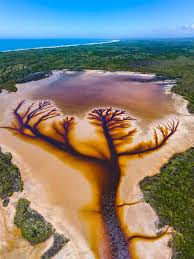
#> input picture numpy/img.jpg, 194 x 259 px
$ jupyter execute Untitled1.ipynb
#> lines starting #> are read from the running program, lines starting #| are printed output that depends on the picture
### Create a Numpy Array containing numbers from 1 to 64  ##
#### Plot the array as a line plot using matplotlib
#### Change the created array dimensions to 8 x 8
#### What happens if you:
- Change the 8x8 matrix shape to (2, 4)?
-  Change the 8x8 matrix shape to (4, 2)?
- Change the 8x8 matrix shape to (3, 3)?
- Change the 8x8 matrix shape to (2, 2, 2)?
- Change the 8x8 matrix shape to (2, -1, 2)?

[cell 1]
import numpy as np
import matplotlib.pyplot as plt
# %matplotlib inline

[cell 2]
## Create a Numpy Array containing numbers from 1 to 64

list1 = np.array(range(1,65))
print(list1)

[cell 3]
## Plot the array as a line plot using matplotlib

plt.plot(list1)
plt.show()
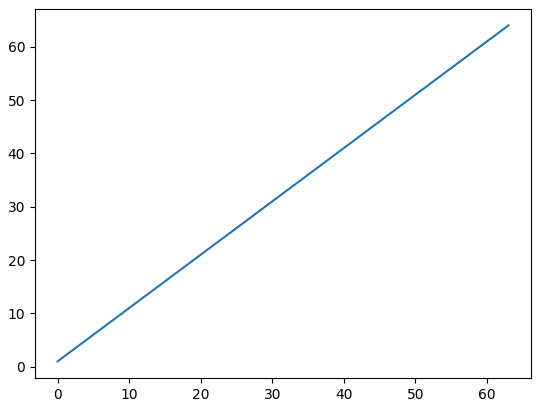
#> figure drawn by matplotlib, 1 panel; curve peaks at x = 63, y = 64

[cell 4]
## Change the created array dimensions to 8 x 8

mat88 = list1.reshape(8,8)
print(mat88)

[cell 5]
## Change the 8x8 matrix shape to (2, 4)
# mat24 = mat88.reshape(2,4)

## Change the 8x8 matrix shape to (4, 2)
# mat42 = mat88.reshape(4, 2)

## Change the 8x8 matrix shape to (3, 3)
# mat33 = mat88.reshape(3,3)

## Change the 8x8 matrix shape to (2, 2, 2)
# mat24 = mat88.reshape(2,2, 2)

# These will throw an error because the size is not matching, eg- 8*8 is 64 but 2*4 is 8, 4*2 is 8 and so on __

[cell 6]
## Change the 8x8 matrix shape to (2, -1, 2)
mat2_12 = mat88.reshape(2,-1, 2)
print(mat2_12)

***

### Create a new array containing numbers from 0-7
#### What is the shape of the array?
#### What happens if you add the array to the 8x8 matrix?
#### What happens if you resize the array to (1, 8) and add to the 8x8 matrix?
#### What happens if you resize the array to (8, 1) and add to the 8x8 matrix?
#### Write your findings and observations down in the cell below

[cell 7]
## Create a Numpy Array containing numbers from 0 to 7

list2 = np.array(range(0,8))
print(list2)

[cell 8]
## What is the shape of the array?

print(list2.shape)

[cell 9]
## What happens if you add the array to the 8x8 matrix?
# print(list1 + list2)

## What happens if you add the array to the 8x8 matrix?
# print(list1+mat88)


# operands could not be broadcast together with unmatchable shapes

[cell 10]
## What happens if you resize the array to (1, 8) and add to the 8x8 matrix?

mat18 =list2.reshape(1,8)
print(mat18+mat88)

[cell 11]
## What happens if you resize the array to (8, 1) and add to the 8x8 matrix?

mat81 =list2.reshape(8,1)
print(mat81+mat88)

#### Write your findings and observations down in the cell below

=> From the learning in the above second question, Broadcasting feature of Numpy allows us to change the matrix size as much as possibe for the further calculation.

***

### Create a matrix containing random numbers of size 4x4
#### Pad the matrix with zeros to create a matrix of size 6x6
#### Write to crop the 6x6 matrix back into the original 4x4 matrix (Numpy array indexing may be useful?)

[cell 12]
### Create a matrix containing random numbers of size 4x4
rand_mat44 = np.random.rand(4,4)
print(rand_mat44)

[cell 13]
#### Pad the matrix with zeros to create a matrix of size 6x6

mat66 =np.pad(rand_mat44, ((1,1),(1,1)))
print(mat66.shape)

mat66

[cell 14]
#### Write to crop the 6x6 matrix back into the original 4x4 matrix (Numpy array indexing may be useful?)

origanl_mat44 = mat66[1: 5, 1:5]

print(origanl_mat44)

***

### Learn about vectorization of matrix operations in numpy

Vectorization can be helpful to replace the looping. Doing looping takes too much time as it have to process each item line by line but Vectorization can do it in a sort in a  less  time.

***

### Create two matrices of shape (2, 4) and perform the following, if possible:
 - Element wise multiplication
 -  How to transpose the matrix?
 - Can they be multiplied together (matrix multiplication)? If yes, perform the multiplication, else show a way to multiply the matrices together.

[cell 15]
#Create two matrices of shape (2, 4)

mat_1 = np.random.randint(10 , size = (2,4))
mat_2 = np.random.randint(10 , size = (2,4))

#Element wise multiplication
elem_mul_result =np.multiply(mat_1 , mat_2)
print(elem_mul_result)

[cell 16]
# How to transpose the matrix
trasnpose = elem_mul_result.T
print(trasnpose)

[cell 17]
# Can they be multiplied together (matrix multiplication)? If yes, perform the multiplication, else show a way to multiply the matrices together.

# We can't Multity these two matrics of 2*4 but we can multiply it by using Transpose as shown below

# result = np.matmul(mat_1, mat_2)  =>  Error Thrown "Input operand 1 has a mismatch in its core dimension 0 "

result22 = np.matmul(mat_1, mat_2.T)
print(result22)

result44 = np.matmul(mat_1.T, mat_2)
print(result44)

***
### Create the matrix shown below:

#### 012  020  030  000
#### 008  012  002  000
#### 034  070  037  004
#### 112  100  025  012

[cell 18]
new_matrix =  np.array([
    [12, 20 ,30 ,0],
    [8, 12 ,2 ,0],
    [34 ,70, 37 ,4],
    [112 ,100, 25 ,12]
])

print(new_matrix)

#### Slice the array to obtain subarrays shown in each color
#### Find the
- unique elements in the array
- Number of unique elements
- The maximum element
- The minimum element
- The index of the maximum element
- The index of the minimum element
- The mean of the array
- The standard deviation

[cell 19]
#Slicing Array to obtain the subarrays in diffrent color

red_arr = new_matrix[:2 ,:2]
yellow_arr = new_matrix[:2 ,2:]
blue_arr = new_matrix[2: ,:2]
green_arr = new_matrix[2: ,2:]

[cell 20]
# unique elements in the array

np.unique(new_matrix , axis = 0)
unique_elem = np.unique(new_matrix)

[cell 21]
# Number of unique elements

print(len(unique_elem))

[cell 22]
# The maximum element

print(np.amax(new_matrix))

[cell 23]
# The minimum element

print(np.amin(new_matrix))

[cell 24]
# The index of the maximum element

print(np.argmax(new_matrix))

[cell 25]
# The index of the minimum element

print(np.argmin(new_matrix))

[cell 26]
# The mean of the array

print(np.mean(new_matrix))

[cell 27]
# The standard deviation

print(np.std(new_matrix))

#### Perform the following operations:
- Sum the array column wise (Read about axis in numpy)
-  Sum the array row wise
-  Find maximum element for each column
-  Find maximum element for each row
-  Find the mean across each column
-  Find the mean across each row
-  Change the datatype of the array to : int, float and object

[cell 28]
# Sum the array column wise

print(np.sum(new_matrix , axis = 1))

[cell 29]
# Sum the array row wise

print(np.sum(new_matrix , axis = 0))

[cell 30]
# Find maximum element for each column

print(np.amax(new_matrix, axis =1))

[cell 31]
# Find maximum element for each row

print(np.amax(new_matrix, axis =0))

[cell 32]
# Find the mean across each column

print(np.mean(new_matrix, axis =1))

[cell 33]
# Find the mean across each row

print(np.mean(new_matrix, axis =0))

[cell 34]
# Change the datatype of the array to : int, float and object

new_matrix.dtype

[cell 35]
to_float = new_matrix.astype(np.float32)
print(to_float.dtype)

[cell 36]
to_obj = new_matrix.astype(np.object)
print(to_obj.dtype)

[cell 37]
to_int = to_obj.astype(np.int32)
print(to_int.dtype)

#### Considering that the rows represent each data point and columns represent the features which we will feed to a ML model, perform the following feature scaling operations (without SKLearn):
- Normalization
- Standardization

[cell 38]
# Normalization
def normalization(data):
    result = (data - data.min())/(np.ptp(data))  #ptp is the  Range of values (maximum - minimum)
    return result

print(normalization(new_matrix))

[cell 39]
# Standardization
def standardization(data):
    result = (data - data.mean())/(np.std(data))
    return result

print(standardization(new_matrix))

***

### Load an image using opencv, which gives you a numpy array and inspect its shape. Interpret the shape of the array.
#### Plot each color channel individually using matplotlib

[cell 40]
# pip install opencv-python

[cell 41]
import cv2
# import matplotlib.image as mpimg
# from pylab import *

[cell 42]
imgs = cv2.imread('img.jpg')
#> imgs is the input picture: shape (259, 194, 3); mean B, G, R 119.1, 129.3, 132.9
plt.imshow(imgs);

[cell 43]
# img.shape
imgs.shape
#> Out = (259, 194, 3)

[cell 44]
blue, green, red = cv2.split(imgs)
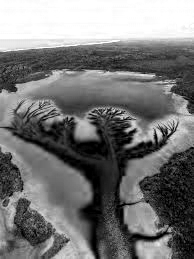
#> blue: shape (259, 194); min 0, max 255, mean 119.1
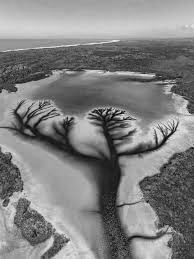
#> green: shape (259, 194); min 0, max 240, mean 129.3
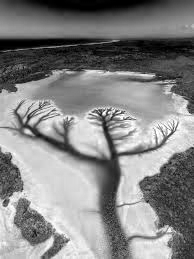
#> red: shape (259, 194); min 0, max 255, mean 132.9

red_zeros = np.zeros(imgs.shape)
red_zeros[:,:,2]  = red
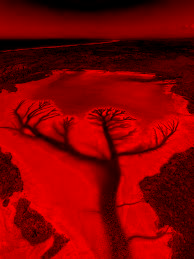
#> red_zeros: shape (259, 194, 3) float64; mean of channels 0, 1, 2 0, 0, 132.9; drawn as B, G, R
cv2.imwrite('red-channel.jpg',red_zeros)
red = cv2.imread('red-channel.jpg')
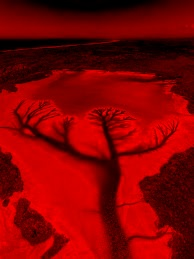
#> red: shape (259, 194, 3); mean B, G, R 1.3, 1.2, 132.5
plt.imshow(red)

[cell 45]
blue_zeros = np.zeros(imgs.shape)
blue_zeros[:,:,0]  = blue
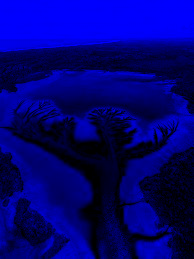
#> blue_zeros: shape (259, 194, 3) float64; mean of channels 0, 1, 2 119.1, 0, 0; drawn as B, G, R
cv2.imwrite('blue_channel.jpg',blue_zeros)
blue = cv2.imread('blue_channel.jpg')
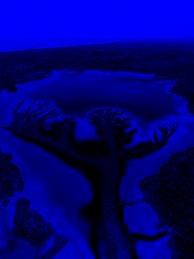
#> blue: shape (259, 194, 3); mean B, G, R 118.7, 0.5, 0.6
plt.imshow(blue)

[cell 46]
green_zeros = np.zeros(imgs.shape)
green_zeros[:,:,1]  = green
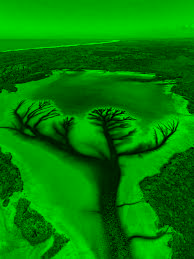
#> green_zeros: shape (259, 194, 3) float64; mean of channels 0, 1, 2 0, 129.3, 0; drawn as B, G, R
cv2.imwrite('green_zeros.jpg',green_zeros)
green = cv2.imread('green_zeros.jpg')
#> green: shape (259, 194, 3)
plt.imshow(green)

***

### Create a 3d matrix with 1s in the diagonal, 0 in all other positions

[cell 47]
def digonal_index(n):
#> called with n = 3
    mid = 1
    points = []
    num = n

    for i in range(0,n):
        x = num
        y = mid
        z = num

        to_be_tuples = []

        to_be_tuples.append( x)
        to_be_tuples.append( y)
        to_be_tuples.append( z)

        tuples = tuple(to_be_tuples)
        points.append(tuples)

        num = num-1
        mid = mid + 1

    return points


def create_matrix(n):
    mat = np.zeros((n, n, n))
    points = digonal_index(n)

    for point in points:
        x = point[0]-1
        y = point[1] -1
        z = point[2]-1

        mat[x][y][z] = 1
    return mat

mat3d =create_matrix(3)

print(mat3d)

***

### Implement 1d convolution in numpy. Given any (1, n) shape array, it should perform convolution with a given (1, m) array

[cell 48]
# [12 lines left out: function convolve_1d, not called in this run]

***

### Implement 2d convolution in numpy. And show the output before and after convolution on any image.

[cell 49]
# [42 lines left out: function convolve2D, not called in this run]

def processImage(image):
#> called with image = 'img.jpg'
  image = cv2.imread(image)
  image = cv2.cvtColor(src=image, code=cv2.COLOR_BGR2GRAY)
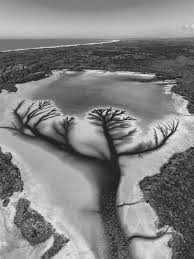
#> image: shape (259, 194); min 4, max 239, mean 129.2
  return image

kernel = np.array([[-1, -1, -1], [-1, 8, -1], [-1, -1, -1]])

[cell 50]
img = processImage('img.jpg')
cv2.imwrite('2DConvolved.jpg', img)
conv2 = cv2.imread('2DConvolved.jpg')
#> conv2: shape (259, 194, 3); min 2, max 241, mean 129.2
plt.imshow(conv2)
